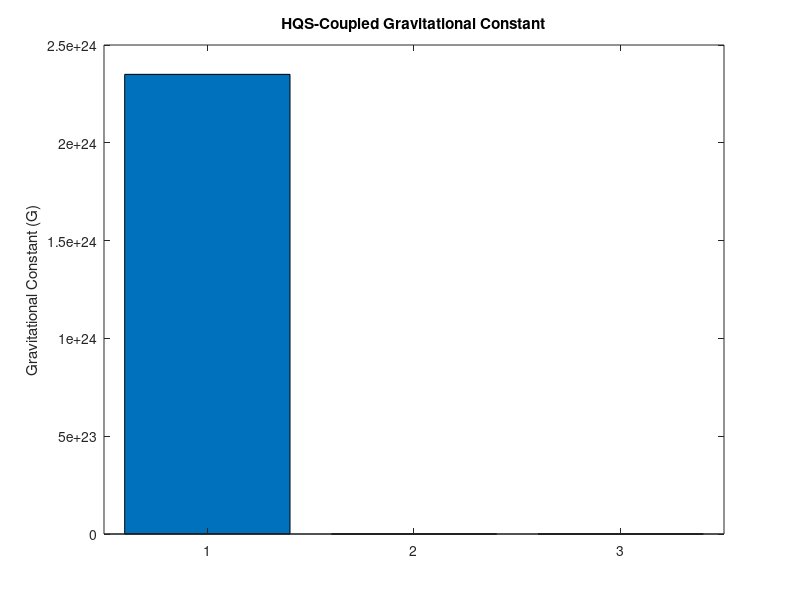

The MATLAB script that drew this image:
beta = [1.0e-10, 1.0, 1.0e10]; % FIELD scaling
rho = [1e30, 1e10, 1e-5]; % Node density
grad_E = [1e5, 1e2, 1e-3]; % Energy gradient
HQS = 0.235; % Curvature coupling (23.5%)

G_dynamic = HQS .* beta .* rho .* grad_E; % HQS modulates G
bar(G_dynamic);
ylabel('Gravitational Constant (G)');
title('HQS-Coupled Gravitational Constant');